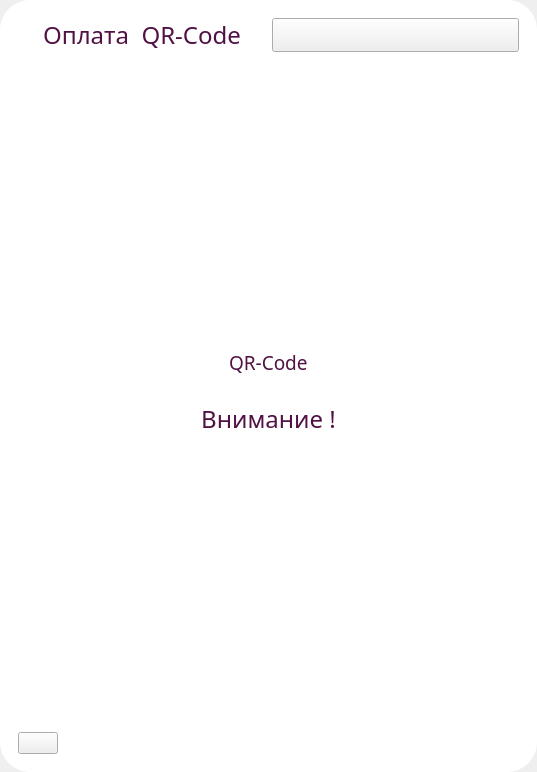
<?xml version="1.0" encoding="UTF-8"?>
<ui version="4.0">
 <class>d1_Screen_6</class>
 <widget class="QWidget" name="d1_Screen_6">
  <property name="geometry">
   <rect>
    <x>0</x>
    <y>0</y>
    <width>537</width>
    <height>772</height>
   </rect>
  </property>
  <property name="windowTitle">
   <string>Form</string>
  </property>
  <layout class="QVBoxLayout" name="verticalLayout">
   <property name="spacing">
    <number>0</number>
   </property>
   <property name="leftMargin">
    <number>0</number>
   </property>
   <property name="topMargin">
    <number>0</number>
   </property>
   <property name="rightMargin">
    <number>0</number>
   </property>
   <property name="bottomMargin">
    <number>0</number>
   </property>
   <item>
    <widget class="QWidget" name="d1_6_widgetBackground" native="true">
     <property name="styleSheet">
      <string notr="true">#d1_6_widgetBackground{
	border-image: url(:/d1_whiteFonYellow - Copy.png);
	background-color: rgb(255, 255, 255);
	border-radius:  30px;
}
</string>
     </property>
     <layout class="QVBoxLayout" name="d1_6_vlBackground">
      <item>
       <widget class="QWidget" name="d1_6_widgetTop" native="true">
        <layout class="QHBoxLayout" name="horizontalLayout">
         <item alignment="Qt::AlignHCenter">
          <widget class="QLabel" name="d1_6_lblInfo">
           <property name="palette">
            <palette>
             <active>
              <colorrole role="WindowText">
               <brush brushstyle="SolidPattern">
                <color alpha="255">
                 <red>81</red>
                 <green>17</green>
                 <blue>68</blue>
                </color>
               </brush>
              </colorrole>
             </active>
             <inactive>
              <colorrole role="WindowText">
               <brush brushstyle="SolidPattern">
                <color alpha="255">
                 <red>81</red>
                 <green>17</green>
                 <blue>68</blue>
                </color>
               </brush>
              </colorrole>
             </inactive>
             <disabled>
              <colorrole role="WindowText">
               <brush brushstyle="SolidPattern">
                <color alpha="96">
                 <red>164</red>
                 <green>166</green>
                 <blue>168</blue>
                </color>
               </brush>
              </colorrole>
             </disabled>
            </palette>
           </property>
           <property name="font">
            <font>
             <family>Baloo Cyrillic</family>
             <pointsize>18</pointsize>
            </font>
           </property>
           <property name="text">
            <string>Оплата  QR-Code</string>
           </property>
           <property name="alignment">
            <set>Qt::AlignHCenter|Qt::AlignTop</set>
           </property>
          </widget>
         </item>
         <item>
          <widget class="QPushButton" name="d1_6_btnClose">
           <property name="sizePolicy">
            <sizepolicy hsizetype="Preferred" vsizetype="Preferred">
             <horstretch>0</horstretch>
             <verstretch>0</verstretch>
            </sizepolicy>
           </property>
           <property name="baseSize">
            <size>
             <width>0</width>
             <height>0</height>
            </size>
           </property>
           <property name="styleSheet">
            <string notr="true">#d1_6_btnClose{
	border-image: url(:/d1_btnClose.png);
}</string>
           </property>
           <property name="text">
            <string/>
           </property>
          </widget>
         </item>
        </layout>
       </widget>
      </item>
      <item>
       <spacer name="verticalSpacer">
        <property name="orientation">
         <enum>Qt::Vertical</enum>
        </property>
        <property name="sizeHint" stdset="0">
         <size>
          <width>20</width>
          <height>40</height>
         </size>
        </property>
       </spacer>
      </item>
      <item alignment="Qt::AlignHCenter">
       <widget class="QWidget" name="d1_6_widgetContent" native="true">
        <property name="styleSheet">
         <string notr="true"/>
        </property>
        <layout class="QVBoxLayout" name="d1_6_vlContent">
         <item alignment="Qt::AlignHCenter">
          <widget class="QLabel" name="d1_6_lblInfoQrCodeTop">
           <property name="palette">
            <palette>
             <active>
              <colorrole role="WindowText">
               <brush brushstyle="SolidPattern">
                <color alpha="255">
                 <red>81</red>
                 <green>17</green>
                 <blue>68</blue>
                </color>
               </brush>
              </colorrole>
             </active>
             <inactive>
              <colorrole role="WindowText">
               <brush brushstyle="SolidPattern">
                <color alpha="255">
                 <red>81</red>
                 <green>17</green>
                 <blue>68</blue>
                </color>
               </brush>
              </colorrole>
             </inactive>
             <disabled>
              <colorrole role="WindowText">
               <brush brushstyle="SolidPattern">
                <color alpha="255">
                 <red>190</red>
                 <green>190</green>
                 <blue>190</blue>
                </color>
               </brush>
              </colorrole>
             </disabled>
            </palette>
           </property>
           <property name="font">
            <font>
             <family>Baloo Cyrillic</family>
             <pointsize>14</pointsize>
            </font>
           </property>
           <property name="text">
            <string>QR-Code</string>
           </property>
          </widget>
         </item>
         <item>
          <widget class="QLabel" name="d1_6_lblQrCode">
           <property name="text">
            <string/>
           </property>
           <property name="pixmap">
            <pixmap resource="d1_resource/d1_resource.qrc">:/qiwiQr.png</pixmap>
           </property>
           <property name="scaledContents">
            <bool>true</bool>
           </property>
          </widget>
         </item>
         <item>
          <widget class="QLabel" name="d1_6_lblInfoQrCodeBottom">
           <property name="palette">
            <palette>
             <active>
              <colorrole role="WindowText">
               <brush brushstyle="SolidPattern">
                <color alpha="255">
                 <red>81</red>
                 <green>17</green>
                 <blue>68</blue>
                </color>
               </brush>
              </colorrole>
             </active>
             <inactive>
              <colorrole role="WindowText">
               <brush brushstyle="SolidPattern">
                <color alpha="255">
                 <red>81</red>
                 <green>17</green>
                 <blue>68</blue>
                </color>
               </brush>
              </colorrole>
             </inactive>
             <disabled>
              <colorrole role="WindowText">
               <brush brushstyle="SolidPattern">
                <color alpha="96">
                 <red>164</red>
                 <green>166</green>
                 <blue>168</blue>
                </color>
               </brush>
              </colorrole>
             </disabled>
            </palette>
           </property>
           <property name="font">
            <font>
             <family>Baloo Cyrillic</family>
             <pointsize>18</pointsize>
            </font>
           </property>
           <property name="text">
            <string>Внимание !</string>
           </property>
           <property name="scaledContents">
            <bool>true</bool>
           </property>
           <property name="alignment">
            <set>Qt::AlignCenter</set>
           </property>
          </widget>
         </item>
        </layout>
       </widget>
      </item>
      <item>
       <spacer name="verticalSpacer_2">
        <property name="orientation">
         <enum>Qt::Vertical</enum>
        </property>
        <property name="sizeType">
         <enum>QSizePolicy::MinimumExpanding</enum>
        </property>
        <property name="sizeHint" stdset="0">
         <size>
          <width>20</width>
          <height>40</height>
         </size>
        </property>
       </spacer>
      </item>
      <item>
       <widget class="QWidget" name="d1_6_widgetBtnBuy" native="true">
        <layout class="QHBoxLayout" name="horizontalLayout_5">
         <item>
          <widget class="QPushButton" name="d1_6_btnBack">
           <property name="sizePolicy">
            <sizepolicy hsizetype="Preferred" vsizetype="Preferred">
             <horstretch>0</horstretch>
             <verstretch>0</verstretch>
            </sizepolicy>
           </property>
           <property name="styleSheet">
            <string notr="true">#d1_6_btnBack{
	border-image: url(:/d1_btnBack.png);
}</string>
           </property>
           <property name="text">
            <string/>
           </property>
          </widget>
         </item>
         <item>
          <spacer name="horizontalSpacer_4">
           <property name="orientation">
            <enum>Qt::Horizontal</enum>
           </property>
           <property name="sizeHint" stdset="0">
            <size>
             <width>454</width>
             <height>20</height>
            </size>
           </property>
          </spacer>
         </item>
        </layout>
       </widget>
      </item>
     </layout>
    </widget>
   </item>
  </layout>
 </widget>
 <resources>
  <include location="d1_resource/d1_resource.qrc"/>
 </resources>
 <connections/>
</ui>
